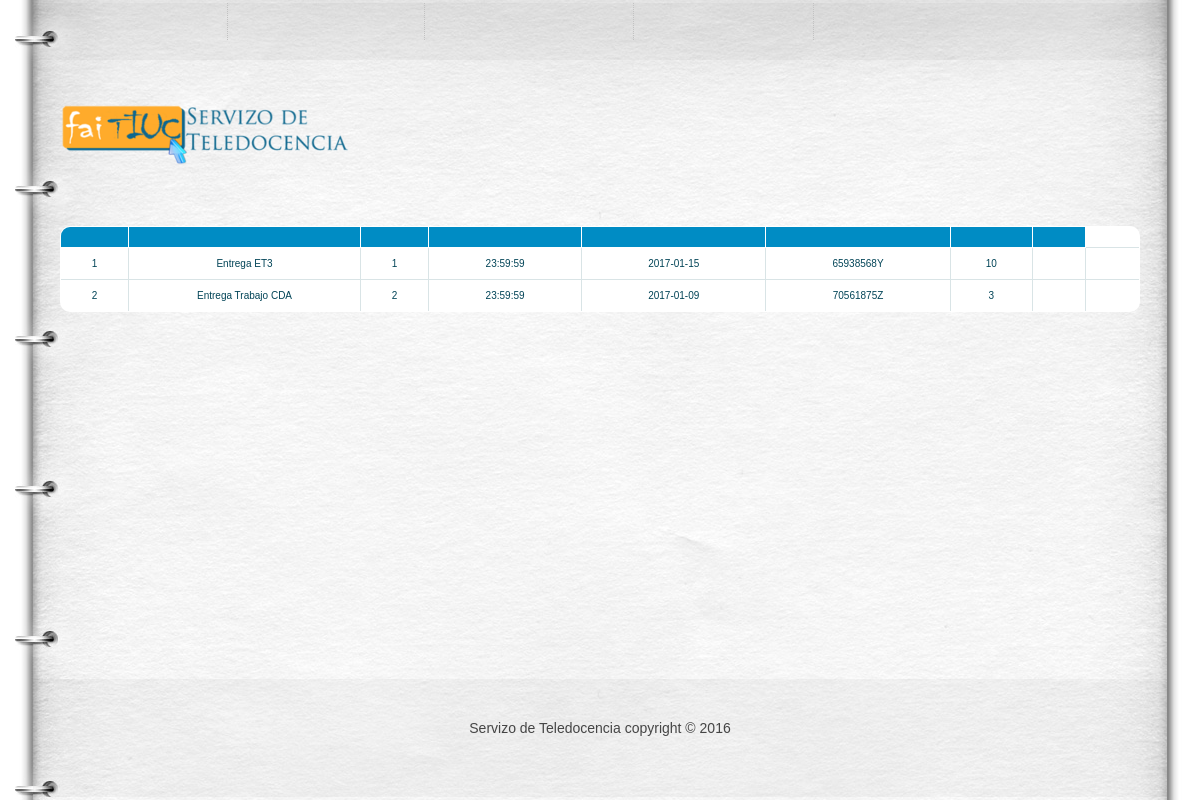
Page /et3_iu/Controllers/ENTREGAS_Controller.php (signed in) on the committed database.
### tables this page shows
CREATE TABLE IF NOT EXISTS `ENTREGA` (
`ENTREGA_ID` int(10) NOT NULL,
  `ENTREGA_NOMBRE` varchar(30) NOT NULL,
  `ENTREGA_TRABAJO` int(10) NOT NULL,
  `ENTREGA_HORA` time NOT NULL,
  `ENTREGA_FECHA` date NOT NULL,
  `ENTREGA_ALUMNO` varchar(10) NOT NULL,
  `ENTREGA_HORAS_DEDIC` decimal(2,0) NOT NULL
);

### et3_iu/Views/ENTREGAS_SHOWALL_Vista.php (the view, shortened to what this page needs)
<?php
class ENTREGAS_Show{
    private $datos;
    private $volver;
    function __construct($array, $volver){
        $this->datos = $array;
        $this->volver = $volver;
        $this->render();
    }
    function render(){
        ?> <head>
            <link rel="stylesheet" href="../css/reset.css" type="text/css" media="all">
            <link rel="stylesheet" href="../css/style.css" type="text/css" media="all">
        </head>
        <body id="page2">
        <div class="wrap">
            <header>
                <div class="container">
                    <h1><a href="../Views/DEFAULT_Vista.php"></a></h1>
                    <nav>
                        <ul><li><?php echo '<a href=\'' . $this->volver . "' class='m5'>" . $strings['Volver'] . " </a>"; ?></li>
                            <li><a href='./ENTREGAS_Controller.php?accion=<?php echo $strings['Consultar']?>'class="m4"><?php echo $strings['Consultar']?></a></li>
                            <li><a href='./ENTREGAS_Controller.php?accion=<?php echo $strings['Insertar'] ?>' class="m3"><?php echo $strings['Insertar']?></a></li>
                            <li><a href="../Functions/Desconectar.php" class="m2"><?php echo  $strings['Cerrar Sesión']; ?></a></li>
                        </ul>
                    </nav>
                </div>
            </header>
            <div class="container">
                <?php
                $lista = array('ENTREGA_ID', 'ENTREGA_NOMBRE', 'ENTREGA_TRABAJO', 'ENTREGA_HORA', 'ENTREGA_FECHA', 'ENTREGA_ALUMNO', 'ENTREGA_HORAS_DEDIC', 'ENTREGA_FOTO');
                ?>
                <br><br>
                <div id="centrado"><table class="table" id="btable" border = 1>
                        <tr>
                            <?php
                            foreach($lista as $titulo){
                                    echo "<th>";
                                ?>
                                </th>
                                <?php
                            }
                            ?>
                        </tr>
                        <?php
                        for ($j=0;$j<count($this->datos);$j++){
                            echo "<tr>";
                            foreach ($this->datos[$j] as $clave => $valor) {
                                for ($i = 0; $i < count($lista); $i++) {
                                    if ($clave === $lista[$i]) {
                                        echo "<td>";
                                        echo $valor;
                                        echo "</td>";
                                    }
                                }
                            }
                            ?>
                            <td>
                            </td>
                            <td>
                            </td>
                            <?php
                            echo "<tr>";
                        }
                        ?>
                    </table></div>
            </div>
        </div>
        <footer>
            <div class="container">
                <div class="inside">
                    <div class="wrapper">
                        <div class="aligncenter"> Servizo de Teledocencia copyright © 2016 </div>
                    </div>
                </div>
            </div>
        </footer>
        </body>
        <?php
    }
}

### et3_iu/Controllers/ENTREGAS_Controller.php (shortened to what this page needs)
<?php
    Switch ($_REQUEST['accion']) {
        default:
            if (!isset($_REQUEST['ENTREGA_NOMBRE'])) {
                $entrega = new ENTREGAS_Model('', '', '', '', '', '','','');
            } else {
                $entrega = get_data_form();
            }
            $datos = $entrega->ConsultarTodo();
          if(!tienePermisos('ENTREGAS_Show')){
             new Mensaje('No tienes los permisos necesarios', '../Views/DEFAULT_Vista.php');
            }else {
                new ENTREGAS_Show($datos, '../Views/DEFAULT_Vista.php');
            }
    }
    ?>

### et3_iu/css/style.css (style rules this page uses)
article, aside, audio, canvas, command, datalist, details, embed, figcaption, figure, footer, header, hgroup, keygen, meter, nav, output, progress, section, source, video { display:block; }
body { background:#fff; font-family:Arial, Helvetica, sans-serif; font-size:100%; line-height:1em; color:#454545; }
html, body { height:100%; }
.container { margin:0 auto; width:1080px; overflow:hidden; font-size:.875em; padding-bottom:176px; }
header { background:url(../images/header-bg.jpg) no-repeat center top; min-width:940px; }
header .container { height:194px; position:relative; padding:0; }
footer { background:url(../images/footer-bg.png) no-repeat center top; margin-top:-121px; min-width:940px; }
footer .container { height:121px; padding:0; }
.aligncenter { text-align:center; }
.wrapper { width:100%; overflow:hidden; }
.wrap { height:auto !important; height:100%; min-height:100%; background:url(../images/tail-middle.jpg) repeat-y center 194px; min-width:940px; }
#centrado { text-align: center; }
a { color:#ff7b01; outline:none; }
h1 { text-indent:-9999px; }
h1 a { width:473px; height:63px; position:absolute; left:0; top:104px; background:url(../images/logo.png) no-repeat left top; }
header nav { position:absolute; left:0; top:3px; }
header nav ul li { float:left; font-size:16px; line-height:1.2em; text-transform:uppercase; padding-right:1px; background:url(../images/divider.gif) repeat-y right top; }
header nav ul li a { color:#454545; text-decoration:none; display:block; float:left; text-align:center; padding:18px 0 20px 0; background-repeat:no-repeat; background-position:left top; }
header nav ul li a.m2 { width:179px; }
header nav ul li a.m3 { width:208px; }
header nav ul li a.m4 { width:196px; }
header nav ul li a.m5 { width:167px; }
table { white-space: normal; line-height: normal; font-weight: normal; font-size: smaller; font-style: normal; color: black; text-align: center; font-variant: normal; border-color: gray; background-color: white; }
#btable { white-space: normal; line-height: normal; font-weight: normal; font-size: 10px; font-style: normal; color: black; text-align: center; font-variant: normal; border-color: gray; background-color: white; margin-left: 0px; }
#btable { width: 100%; overflow: hidden; background: #FFF; color: #024457; border-radius: 10px; border: 1px solid #008cc4; }
#btable tr { border: 1px solid #D9E4E6; }
#btable tr:nth-child(odd) { background-color: #EAF3F3; }
#btable th { display: none; border: 1px solid #FFF; background-color: #008cc4; color: #FFF; padding: 1em; }
#btable th:first-child { display: table-cell; text-align: center; }
#btable th:nth-child(2) { display: table-cell; }
#btable th:nth-child(2):after { content: attr(data-th); }
@media (min-width: 480px) { #btable th:nth-child(2):after { display: none; } }
#btable td { display: block; word-wrap: break-word; max-width: 7em; }
#btable td:first-child { display: table-cell; text-align: center; border-right: 1px solid #D9E4E6; }
@media (min-width: 480px) { #btable td { border: 1px solid #D9E4E6; } }
#btable th, #btable td { text-align: center; margin: .5em 1em; }
@media (min-width: 480px) { #btable th, #btable td { display: table-cell; padding: 1em; } }
footer .aligncenter { padding-top:39px; line-height:1.429em; }

### rows in the picture
entrega: ENTREGA_ID "1", ENTREGA_NOMBRE "Entrega ET3", ENTREGA_TRABAJO "1", ENTREGA_HORA "23:59:59", ENTREGA_FECHA "2017-01-15", ENTREGA_ALUMNO "65938568Y", ENTREGA_HORAS_DEDIC "10"
entrega: ENTREGA_ID "2", ENTREGA_NOMBRE "Entrega Trabajo CDA", ENTREGA_TRABAJO "2", ENTREGA_HORA "23:59:59", ENTREGA_FECHA "2017-01-09", ENTREGA_ALUMNO "70561875Z", ENTREGA_HORAS_DEDIC "3"
